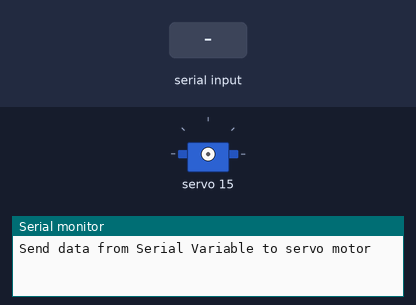
Simulated run of this sketch. Board: Arduino Uno, built with avr-gcc and run on an emulated ATmega328P. On the bench: servo, the last lines printed to the serial monitor. Inputs (shaded band) come from the test bench.

Above: at 1.2 s.
1.3 s: "90,45\n" received over Serial
At 3.4 s:
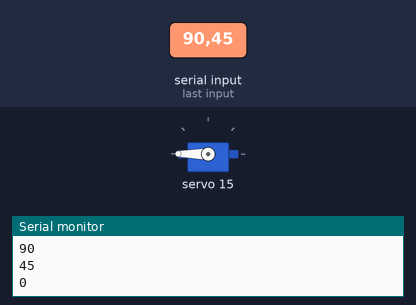
4.0 s: "200\n" received over Serial
At 4.6 s:
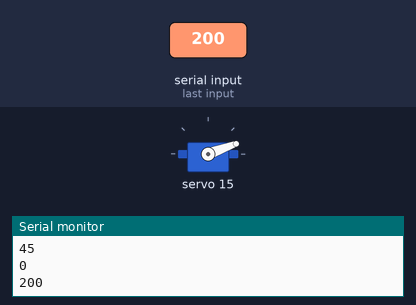
Timing chart, 0 to 7.0 s (numbered marks = the images above; inputs shaded):
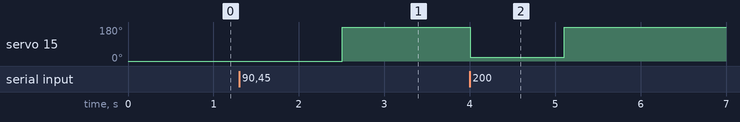

The sketch:

ServoSerialRecieve.ino
```cpp
#include <Wire.h>
#include <Adafruit_PWMServoDriver.h>

Adafruit_PWMServoDriver pwm = Adafruit_PWMServoDriver();

#define SERVOMIN  150 // this is the 'minimum' pulse length count (out of 4096)
#define SERVOMAX  500 // this is the 'maximum' pulse length count (out of 4096)

// our servo # counter
uint8_t servonum = 5;
int posRecieved;

void setup() {
  Serial.begin(9600);
  Serial.println("Send data from Serial Variable to servo motor");

  pwm.begin();
  pwm.setPWMFreq(60);  // Analog servos run at ~60 Hz updates

}


void loop() {

   if (Serial.available() > 0){
      posRecieved = Serial.parseInt();
      Serial.println(posRecieved);

      pwm.setPWM(15, 15, posRecieved);
      delay(100);
   }
}
```

Measured:
- after the input at 1.3 s, servo 15: 0° → 180° after 1.2 s
- after the input at 4.0 s, servo 15: 180° → 20° at once, → 180° 1.1 s later
